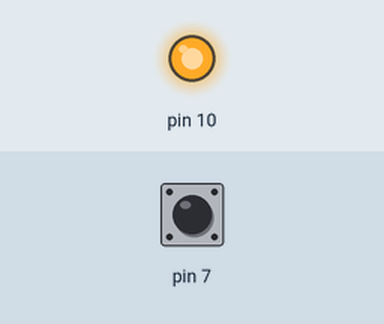
Simulated run of this sketch. Board: Arduino Uno, built with avr-gcc and run on an emulated ATmega328P. Shown: output pins drawn as LEDs (lit = HIGH). The test bench sets the inputs (shaded band); at power-on: pin 7 HIGH.

Above: at 2.8 s.
2.9 s: pin 7 pulled LOW for 1.2 s
At 3.5 s:
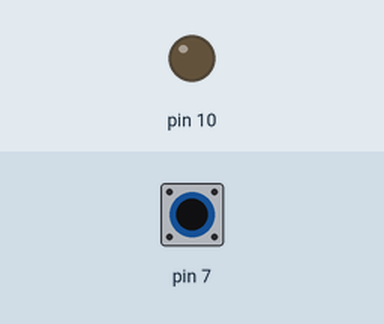
6.5 s: pin 7 pulled LOW for 3.2 s
At 11.3 s:
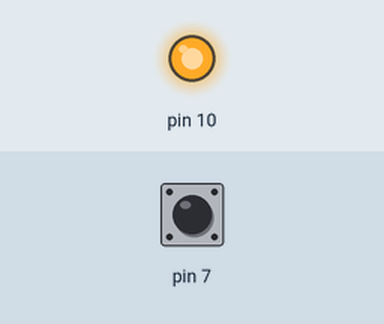
Timing chart, 0 to 12.8 s (numbered marks = the images above; inputs shaded):
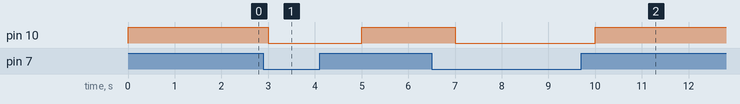

Measured:
- after the input at 2.9 s, pin 10: HIGH → LOW after 0.10 s, → HIGH 2.0 s later
- after the input at 6.5 s, pin 10: HIGH → LOW after 0.50 s, → HIGH 3.0 s later

The sketch:

pulsante_pullup.ino
```cpp
int stato = 1;

void setup() {
  // put your setup code here, to run once:
  //Serial.begin(9600);
  pinMode(10, OUTPUT);
  pinMode(7, INPUT_PULLUP);
  //digitalWrite(7, HIGH);
  digitalWrite(10,LOW);
}

void loop() {
  // put your main code here, to run repeatedly:

  int sensorValue = digitalRead(7);

  if(sensorValue==HIGH){
    /*if(stato) stato=0;
    else stato=1;*/
    digitalWrite(10,HIGH);
  }
  else
  {
    digitalWrite(10,LOW);
  }

 /* if(stato){
    digitalWrite(10,HIGH);
    delay(500);
    digitalWrite(10,LOW);
    delay(500);
  }*/

  delay(1000);
}
```
